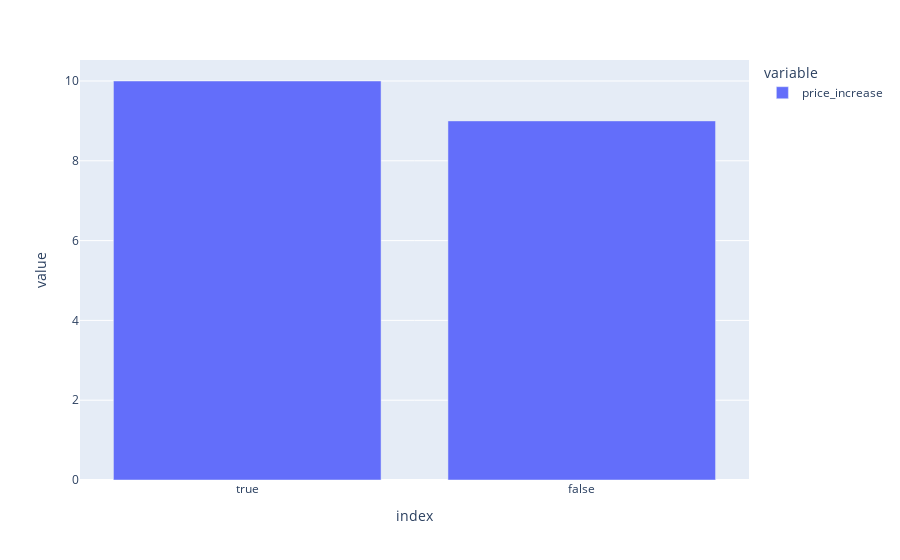

Write notebook code for a chart like this one.
### Markdown cell above
Finally, let's plot the number of cases when price went up after a positive earnings surprise and when it didn't.

### Code cell
fig = px.bar(counts_of_price_increase_on_positive_earnings_surprise)
fig.show()

### Figure 1 — Plotly figure (JSON) as saved in the notebook; plotly's stock layout.template omitted (floating-point values rounded to 4 significant figures)
{"data": [{"alignmentgroup": "True", "hovertemplate": "variable=price_increase<br>index=%{x}<br>value=%{y}<extra></extra>", "legendgroup": "price_increase", "marker": {"color": "#636efa"}, "name": "price_increase", "offsetgroup": "price_increase", "orientation": "v", "showlegend": true, "textposition": "auto", "type": "bar", "x": [true, false], "xaxis": "x", "y": [10, 9], "yaxis": "y"}], "layout": {"barmode": "relative", "legend": {"title": {"text": "variable"}, "tracegroupgap": 0}, "margin": {"t": 60}, "xaxis": {"anchor": "y", "domain": [0, 1], "title": {"text": "index"}}, "yaxis": {"anchor": "x", "domain": [0, 1], "title": {"text": "value"}}}}
